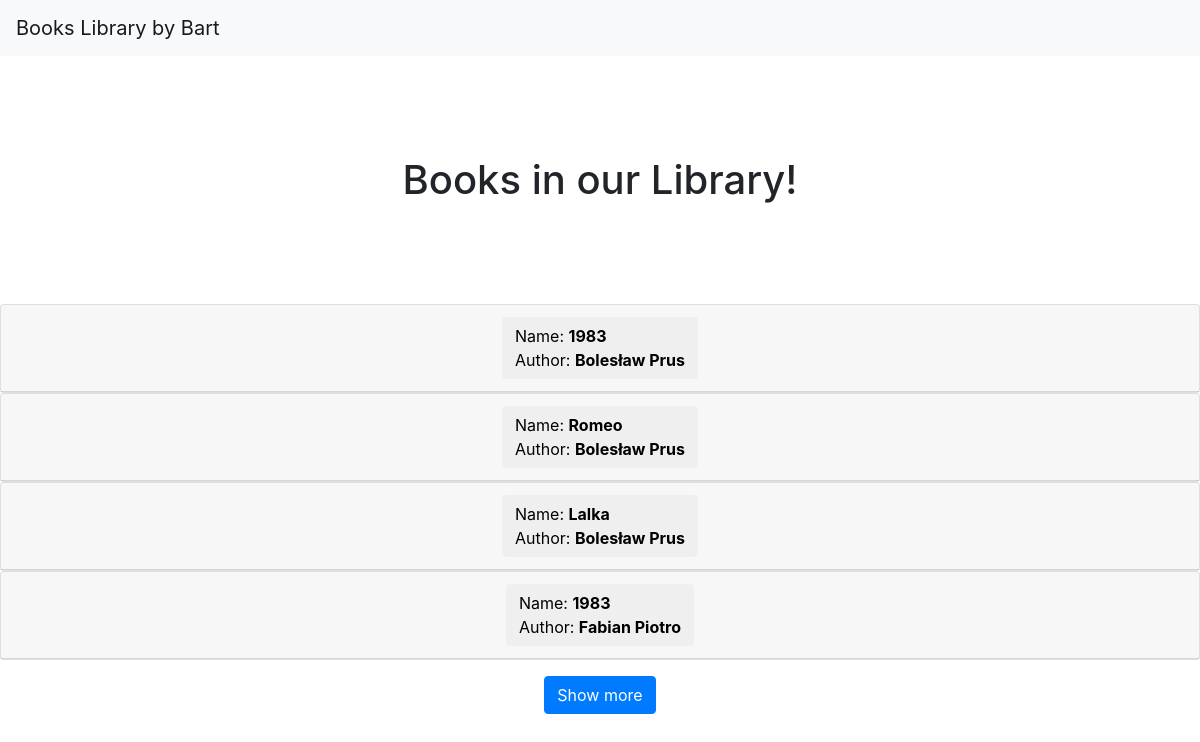
The page / on the database its author committed.
### app/models.py (models this page shows, shortened)
class AuthorBook(db.Model):
    id = db.Column(db.Integer, primary_key=True)
    author_id = db.Column(db.Integer, db.ForeignKey('author.id'))
    book_id = db.Column(db.Integer, db.ForeignKey('book.id'))
    book = db.relationship("Book", back_populates="author_book")
    author = db.relationship("Author", back_populates="author_book")
    loans = db.relationship('Loan', back_populates='author_book')

class Book(db.Model):
    id = db.Column(db.Integer, primary_key=True)
    name = db.Column(db.String(200), index=True, unique=True)
    genre = db.Column(db.String(100))
    description = db.Column(db.Text)
    author_book = db.relationship("AuthorBook", back_populates="book")

class Author(db.Model):
    id = db.Column(db.Integer, primary_key=True)
    first_name = db.Column(db.String(200), index=True)
    sec_name = db.Column(db.String(200), index=True)
    books = db.relationship("Book", secondary='author_book', backref=db.backref("authors", lazy='dynamic'))
    author_book = db.relationship("AuthorBook", back_populates="author")

### library.py (the view)
@app.route('/')
def homepage():
    author_book = AuthorBook.query.all()
    loans = Loan.query.all()
    return render_template('home.html', author_book=author_book, loans=loans)

### app/templates/home.html (shortened to what this page needs)
{% extends 'base.html' %}
{% block content %}
<h1 id="book_h1"> Books in our Library!</h1>
<div id="accordion">
    {% for a_book in author_book %}
        <div class="card{% if loop.index > 4 %} d-none{% endif %}">
            <div class="card-header" id="heading{{ loop.index }}">
                <h5 class="mb-0">
                    <button class="btn btn-d" data-toggle="collapse" data-target="#collapse{{ loop.index }}" aria-expanded="false" aria-controls="collapse{{ loop.index }}">
                        Name: <b>{{ a_book.book.name }}</b> <br>
                        Author: <b>{{ a_book.author.first_name }} {{ a_book.author.sec_name }}</b>
                    </button>
                </h5>
            </div>
        </div>
    {% endfor %}
</div>
<div class="button-container">
    <button id="showMoreBtn" class="btn btn-primary mt-3">Show more</button>
</div>
{% endblock %}

### app/templates/base.html (shortened to what this page needs)
<!DOCTYPE html>
<html lang="en">
<head>
    <link rel="stylesheet" href="https://cdn.jsdelivr.net/npm/bootstrap@4.0.0/dist/css/bootstrap.min.css">
</head>
<body>
    <nav class="navbar navbar-expand-lg navbar-light bg-light">
        <a class="navbar-brand" href="#">Books Library by Bart</a>
      </nav>
      <div>
        {% block content %}
        {% endblock %}
      </div>
</body>
</html>

### app/templates/home.html (style rules this page uses)
#book_h1 { margin: 100px 0 100px 0; text-align: center; }
#accordion { text-align: center; }
.btn-d { text-align: left; }
.button-container { display: flex; justify-content: center; }

### rows shown on the page
AuthorBook: book.name "1983", author.first_name "Bolesław", author.sec_name "Prus"
AuthorBook: book.name "Romeo", author.first_name "Bolesław", author.sec_name "Prus"
AuthorBook: book.name "Lalka", author.first_name "Bolesław", author.sec_name "Prus"
AuthorBook: book.name "1983", author.first_name "Fabian", author.sec_name "Piotro"
